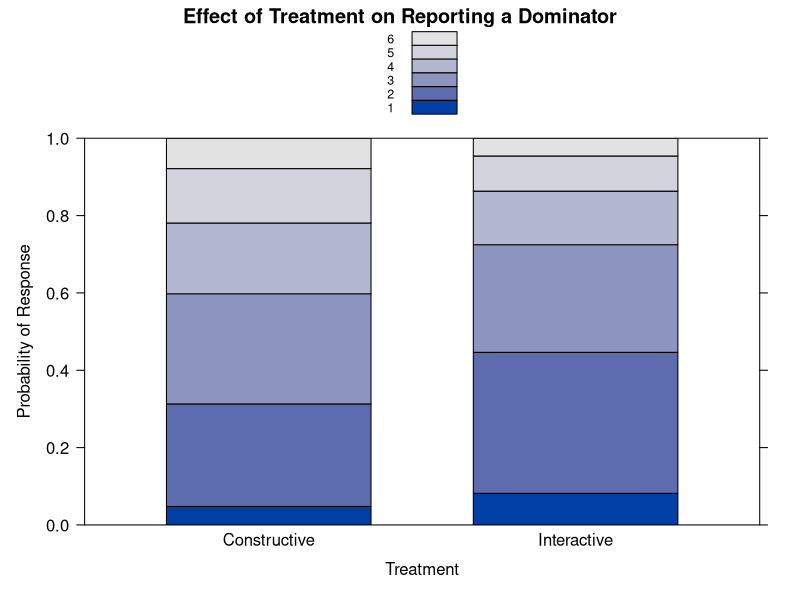

R code for this plot:
## ---- chunk 1
knitr::opts_chunk$set(echo = TRUE)
library(MASS)
library(effects)
library(nnet)
library(Hmisc)
library(tidyverse)
## ---- chunk 2
setwd("G:/Shared drives/CEG Two-Stage Exams Analysis/Jackson/beyond-linear-regression/BeyondLinearRegression/Proportional Odds Logistic Regression")
polrData <- read_csv("polrData.csv")
## ---- chunk 3
polrData$Dominator <- factor(polrData$Dominator)
polrData$Ethnicity <- relevel(as.factor(polrData$Ethnicity), ref="White")
## ---- chunk 4
m <- polr(Dominator ~  CourseGrade + Ethnicity +
             ActivityType, 
             data=polrData, Hess=T)
summary(m)
## ---- chunk 5
exp(cbind(OR = coef(m), confint(m)))
## ---- chunk 6
domEff <- Effect("ActivityType",m)
summary(domEff)
## ---- chunk 7
x <- as.data.frame(domEff)
x
## ---- chunk 8
domEff <- Effect("ActivityType",m)
plot(domEff, style="stacked", ylab="Probability of Response", xlab= "Treatment", 
     main="Effect of Treatment on Reporting a Dominator")
